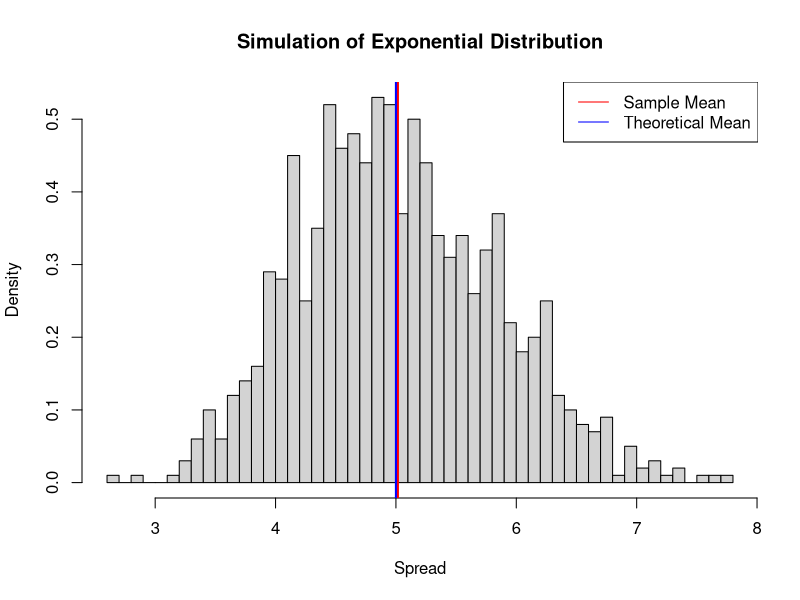
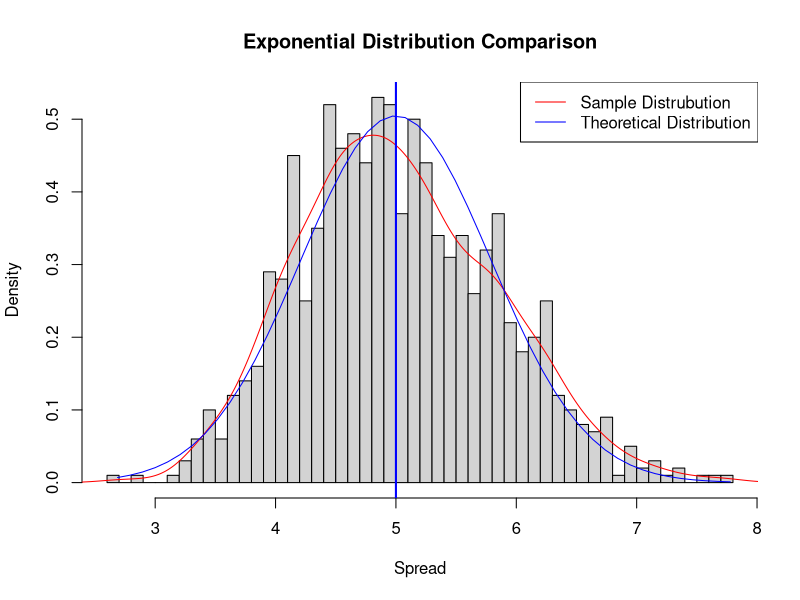
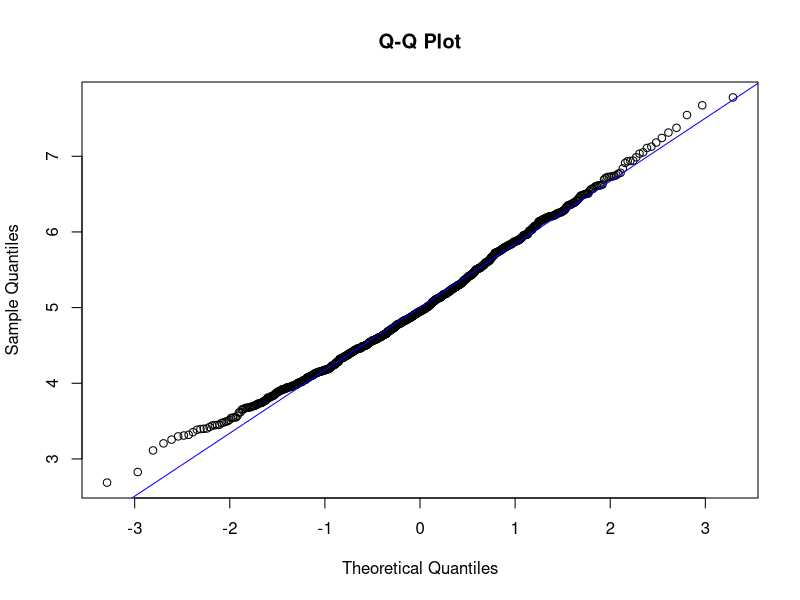

R code for these plots, in order:
## ---- chunk 1
library(magrittr)
## ---- chunk 2
lambda <- 
        .2

n <- 
        40

number_simulations <- 
        1000

# set random seed for reproducibility
set.seed(2)

mns <- 
        NULL

for(i in 1:number_simulations){
        mns <- c(mns, rexp(n, lambda) %>%
                         mean())
}
## ---- chunk 3
sample_mean <- 
        mns %>%
        mean()

theoretical_mean <- 
        1/lambda

hist(mns, 
     breaks = 50,
     prob = TRUE,
     main = "Simulation of Exponential Distribution", 
     xlab = "Spread")
abline(v = sample_mean, 
       col = "red",
       lwd = 2)
abline(v = theoretical_mean, 
       col = "blue",
       lwd = 2)
legend("topright", 
       c("Sample Mean", "Theoretical Mean"), 
       lty = c(1, 1),
       col = c("red", "blue"))
## ---- chunk 4
sample_variance <- 
        var(mns)

theoretical_variance <-
        ((1/lambda) ^2) / 40

x_values <-
        seq(min(mns), 
            max(mns), 
            length = 50)
y_values <- 
        dnorm(x_values, 
              mean = 1/lambda, 
              sd = 1/lambda/sqrt(40))

hist(mns, 
     breaks = 50,
     prob = TRUE,
     main = "Exponential Distribution Comparison",
     xlab = "Spread")

lines(mns  %>% density(), col = "red")
lines(x_values, y_values, col = "blue") 

abline(v = theoretical_mean, 
       col = "blue",
       lwd = 2)
legend("topright", 
       c("Sample Distrubution", "Theoretical Distribution"), 
       lty = c(1, 1),
       col = c("red", "blue"))
## ---- chunk 5
qqnorm(mns,
       main = "Q-Q Plot")
qqline(mns,
       col = "blue")
